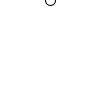
Frame 1 (no input)
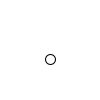
Frame 60 (the mouse pressed at the canvas centre just before this capture)
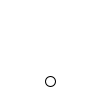
Frame 120 (the mouse held since frame 60 and released just before this capture)

The Processing sketch that drew these frames (run headless with seeded random() and noise(); from frame 60 on, the mouse is pressed at the canvas centre):

// Processing sketch: processing_31346
// ── processing_31346.pde

float altura;
float incremento;

void setup() {
  altura = 0;
  incremento = 1;
}

void draw() {
  background(255);
  ellipse(width/2, altura, 10,10);
  if (altura==0) incremento=1;
  if (altura == height) incremento=-1;
  altura = altura + incremento;
}
